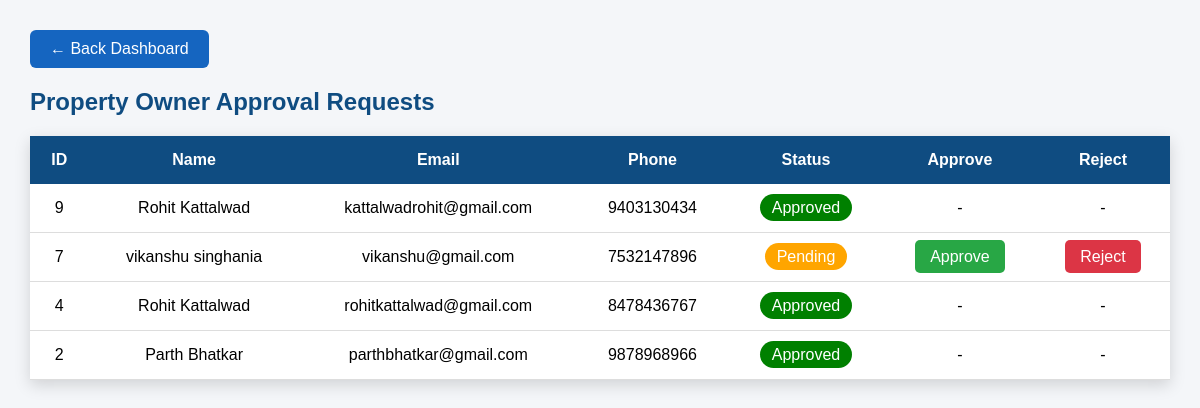
/owner_requests.php (signed in), run on the app's committed database.
### tables this page shows
CREATE TABLE `users` (
  `id` int(11) NOT NULL,
  `fullname` varchar(100) NOT NULL,
  `email` varchar(100) NOT NULL,
  `phone` varchar(15) NOT NULL,
  `password` varchar(255) NOT NULL,
  `role` enum('customer','owner','admin') NOT NULL,
  `created_at` timestamp NOT NULL DEFAULT current_timestamp(),
  `status` enum('Pending','Approved','Rejected') DEFAULT 'Pending'
);

### owner_requests.php (the view, shortened to what this page needs)
<?php
include("../includes/db.php");
$result=mysqli_query($conn,"
SELECT *
FROM users
WHERE role='owner'
ORDER BY id DESC
");
?>
<!DOCTYPE html>
<html lang="en">
<head>
</head>
<body>
<div class="container">
<a href="dashboard.php" class="back">
← Back Dashboard
</a>
<h2>
Property Owner Approval Requests
</h2>
<table>
<tr>
<th>ID</th>
<th>Name</th>
<th>Email</th>
<th>Phone</th>
<th>Status</th>
<th>Approve</th>
<th>Reject</th>
</tr>
<?php
while($row=mysqli_fetch_assoc($result))
{
?>
<tr>
<td><?php echo $row['id']; ?></td>
<td><?php echo $row['fullname']; ?></td>
<td><?php echo $row['email']; ?></td>
<td><?php echo $row['phone']; ?></td>
<td>
<?php
if($row['status']=="Pending")
{
echo "<span class='pending'>Pending</span>";
}
elseif($row['status']=="Approved")
{
echo "<span class='accepted'>Approved</span>";
}
else
{
echo "<span class='rejected'>Rejected</span>";
}
?>
</td>
<td>
<?php
if($row['status']=="Pending")
{
?>
<a
class="approve"
href="approve_owner.php?id=<?php echo $row['id']; ?>">
Approve
</a>
<?php
}
else
{
echo "-";
}
?>
</td>
<td>
<?php
if($row['status']=="Pending")
{
?>
<a
class="reject"
href="reject_owner.php?id=<?php echo $row['id']; ?>">
Reject
</a>
<?php
}
else
{
echo "-";
}
?>
</td>
</tr>
<?php
}
?>
</table>
</div>
</body>
</html>

### owner_requests.php (style rules this page uses)
* { margin:0; padding:0; box-sizing:border-box; font-family:Poppins,sans-serif; }
body { background:#f4f6f9; }
.container { width:95%; margin:30px auto; }
h2 { margin-bottom:20px; color:#0F4C81; }
table { width:100%; border-collapse:collapse; background:white; box-shadow:0 5px 15px rgba(0,0,0,.15); }
table th { background:#0F4C81; color:white; padding:15px; }
table td { padding:15px; border-bottom:1px solid #ddd; text-align:center; }
.approve { background:#28a745; color:white; padding:8px 15px; text-decoration:none; border-radius:5px; }
.reject { background:#dc3545; color:white; padding:8px 15px; text-decoration:none; border-radius:5px; }
.pending { background:orange; color:white; padding:5px 12px; border-radius:20px; }
.accepted { background:green; color:white; padding:5px 12px; border-radius:20px; }
.back { display:inline-block; margin-bottom:20px; padding:10px 20px; background:#1565C0; color:white; text-decoration:none; border-radius:6px; }

### data on the page
users: id "9", fullname "Rohit Kattalwad", email "kattalwadrohit@gmail.com", phone "9403130434", status "Approved"
users: id "7", fullname "vikanshu singhania", email "vikanshu@gmail.com", phone "7532147896", status "Pending"
users: id "4", fullname "Rohit Kattalwad", email "rohitkattalwad@gmail.com", phone "8478436767", status "Approved"
users: id "2", fullname "Parth Bhatkar", email "parthbhatkar@gmail.com", phone "9878968966", status "Approved"
